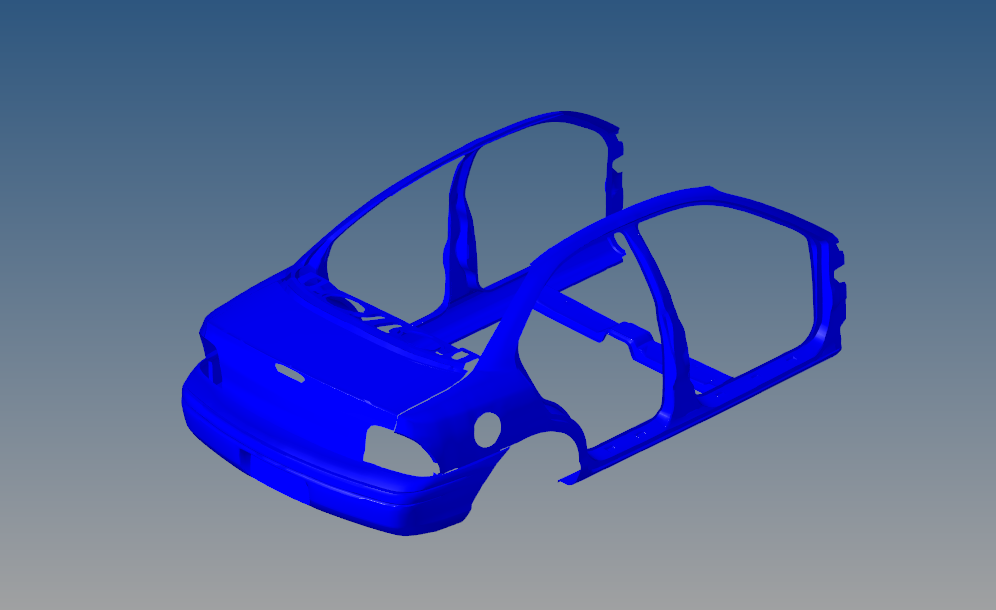
#> input picture Week2_Task/Challenge_2.PNG, 996 x 610 px, found by its file name
$ jupyter execute 'laplacian filter.ipynb'   (older library calls are emulated)
#> lines starting #> are read from the running program, lines starting #| are printed output that depends on the picture; after the words box and inside, x2 and y2 are one past the last pixel; in counts of white or black regions, pixels touching at a corner belong together
[cell 1]
import cv2
import numpy as np

def read_image(image_path):
    """This function reads any image from a given path"""
#> called with image_path = 'Challenge_2.png'
    image = cv2.imread(image_path)
#> image is the input picture: shape (610, 996, 3); mean B, G, R 156.2, 102.1, 84.1
    return image


def laplacian_filter(image, ksize):
    """This function uses laplacian filter to detect image edges"""
    filtered_image = cv2.Laplacian(image,ksize=ksize, ddepth=cv2.CV_64F)
    return filtered_image

def save_image(image_name_format, image):
    """This function saves any image to a given path"""
    cv2.imwrite(image_name_format, image)

ksize=5

image = read_image('Challenge_2.png')
gray_image = cv2.cvtColor(image, cv2.COLOR_BGR2GRAY) #converts the RGB color first into grey sale using opencv function
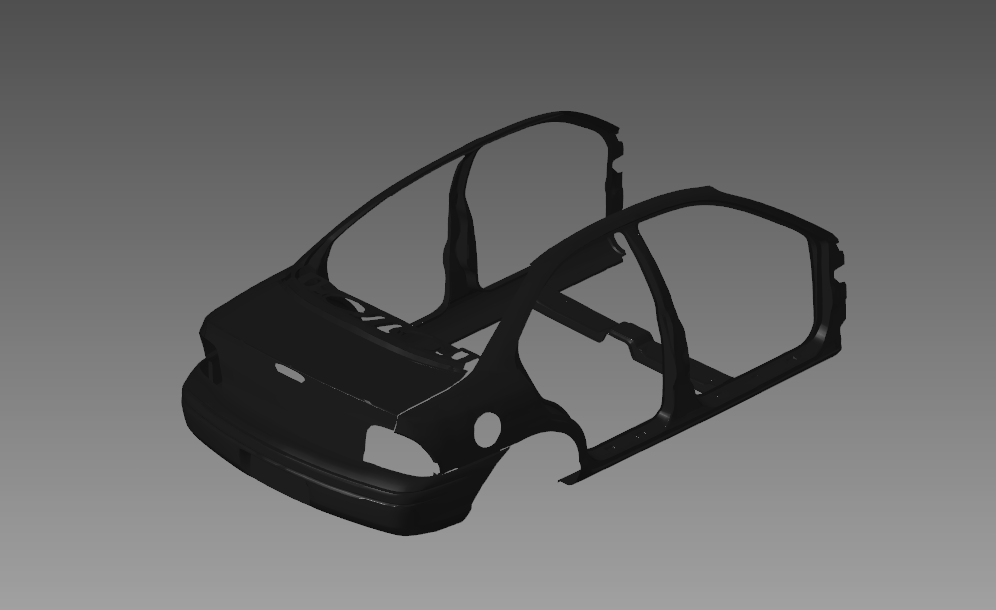
#> gray_image: shape (610, 996); min 14, max 161, mean 102.9

laplacian_filtered_image = laplacian_filter(gray_image, ksize=ksize)
#> in laplacian_filter, `filtered_image = cv2.Laplacian(image,ksize=ksize, ddepth=cv2.CV_64F)`:
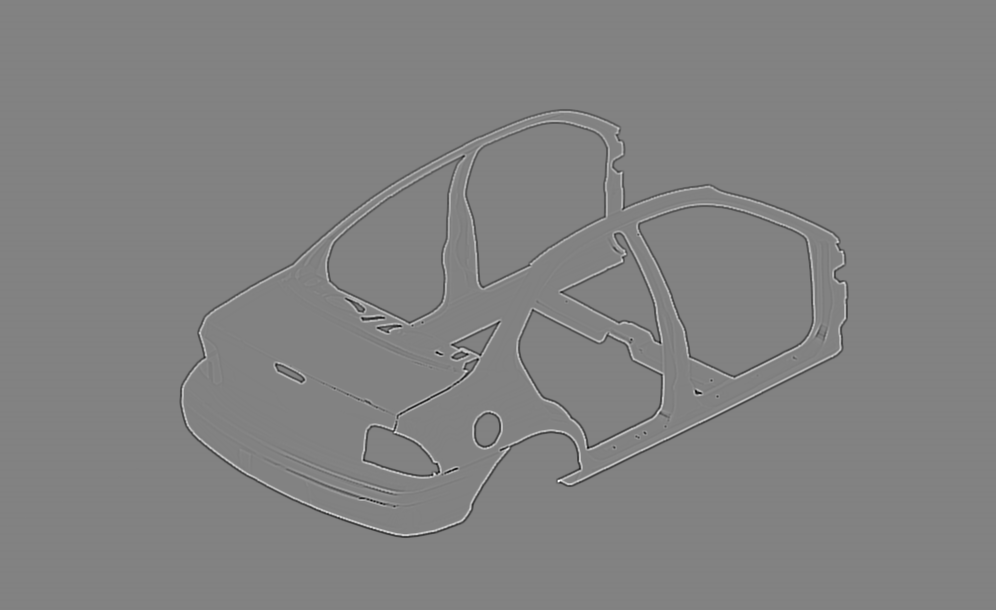
#> filtered_image: shape (610, 996) float64; min -4074, max 3906, mean 0; drawn with min black and max white

cv2.imshow('Laplacian Edge Detection', np.hstack((gray_image, laplacian_filtered_image)))
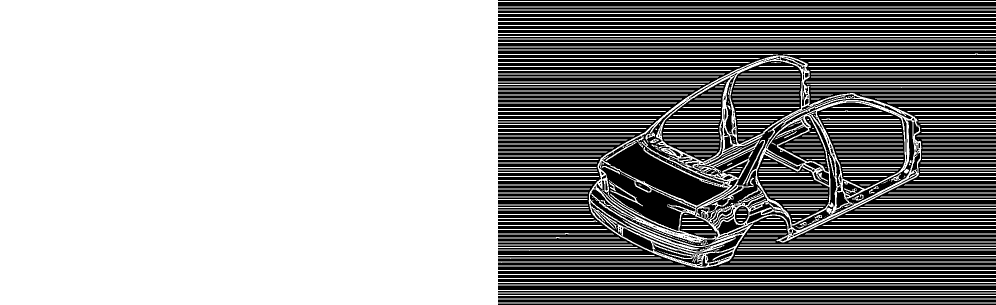
#> window 'Laplacian Edge Detection': shape (610, 1992) (shown at 1/2 size); 64.3% white; 323 black regions (205 under 20 px), largest, box (x1, y1, x2, y2) and area: (996, 101, 1992, 540) 198173, (1193, 119, 1531, 468) 23150, (1634, 205, 1810, 378) 15968
cv2.waitKey(0)

save_image("result image\\laplacian_image_saved_ksize5.jpg",laplacian_filtered_image)
#> in save_image, `cv2.imwrite(image_name_format, image)`:
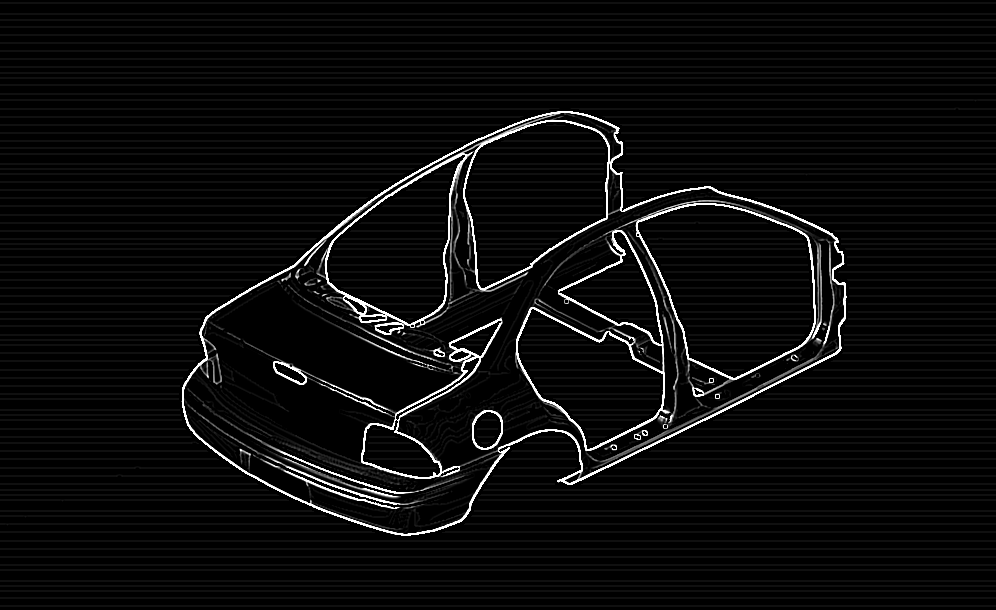
#> saved as laplacian_image_saved_ksize5.jpg: shape (610, 996); min 0, max 255, mean 11.3
